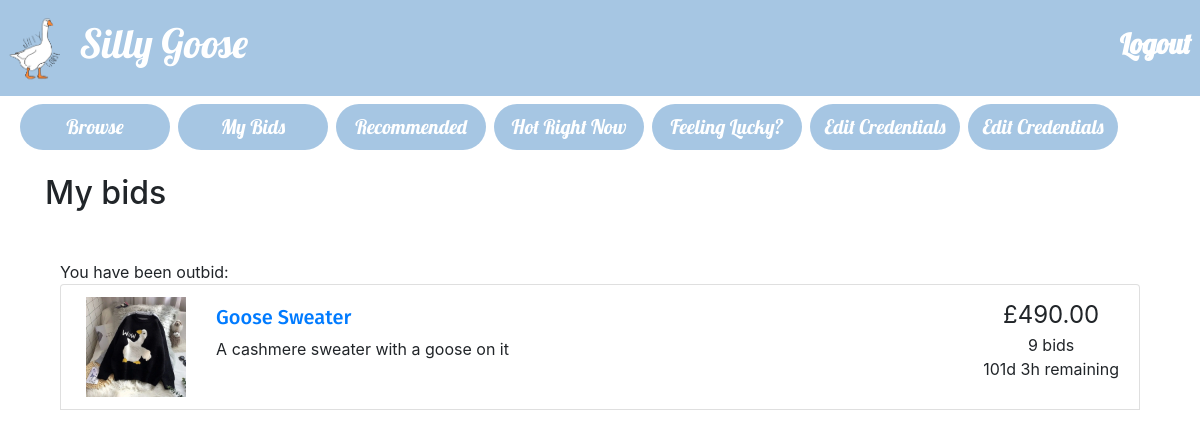
The page /mybids.php (signed in) on the database its author committed.
### tables this page shows
CREATE TABLE auctions (
  auctionID INT AUTO_INCREMENT PRIMARY KEY,
  sellerEmail VARCHAR(50),
  title VARCHAR(50),
  description VARCHAR(200),
  categoryName VARCHAR(50),
  reservePrice FLOAT(10,2),
  endDate DATETIME,
  startPrice FLOAT(10,2),
  picture VARCHAR(30)
);

### utilities.php (the view, shortened to what this page needs)
<?php
function display_time_remaining($interval) {
    if ($interval->days == 0 && $interval->h == 0) {
      $time_remaining = $interval->format('%im %Ss');
    }
    else if ($interval->days == 0) {
      $time_remaining = $interval->format('%hh %im');
    }
    else {
      $time_remaining = $interval->format('%ad %hh');
    }
  return $time_remaining;
}
function print_listing_li($item_id, $title, $desc, $price, $num_bids, $end_time, $image)
{
  if (strlen($desc) > 250) {
    $desc_shortened = substr($desc, 0, 250) . '...';
  }
  else {
    $desc_shortened = $desc;
  }
  if ($num_bids == 1) {
    $bid = ' bid';
  }
  else {
    $bid = ' bids';
  }
  $now = new DateTime();
  if ($now > $end_time) {
    $time_remaining = 'This auction has ended';
  }
  else {
    $time_to_end = date_diff($now, $end_time);
    $time_remaining = display_time_remaining($time_to_end) . ' remaining';
  }
  echo('
  <li class="list-group-item d-flex justify-content-between">
  <div style="width:100px;height:100px;white-space:nowrap;text-align:center">
  <span style="display: inline-block;height: 100%;vertical-align: middle"></span>
  <img class="cropped" alt="" src="images/'.$image.'" style="max-width:100px;max-height:100px;overflow:hidden;vertical-align:middle">
  </div>
  <div class="p-2 mr-5" style="max-width:700px;width:100%"><h5><a href="listing.php?item_id=' . $item_id . '">' . $title . '</a></h5>' . $desc_shortened . '</div>
  <div class="text-center text-nowrap"><span style="font-size: 1.5em">£' . number_format($price, 2) . '</span><br/>' . $num_bids . $bid . '<br/>' . $time_remaining . '</div>
  </li>'
  );
}
function query($query) {
  $connection = mysqli_connect($dbhost,$dbuser,$dbpass,$dbname);
  $result = mysqli_query($connection,$query);
  return $result;
}
?>

### mybids.php
<?php include_once("header.php")?>
<?php require("utilities.php")?>
<link rel="stylesheet" href="../css/custom.css">
<div class="container">
<h2 class="my-3">My bids</h2>
<div class="container mt-5">
<ul class="list-group">
<?php
  $email = $_SESSION['username'];
  $sql = "SELECT a.auctionID, a.title, a.description, a.endDate, a.startPrice, a.picture
  from auctions as a WHERE a.auctionID IN (SELECT auctionID FROM `bids` WHERE  buyerEmail = '$email')";
  $result = query($sql);
  $num_results = mysqli_num_rows($result);
  if ($num_results>0) {
    while ($row = $result->fetch_assoc()) {
      $item_id = $row['auctionID'];
      $title = $row['title'];
      $desc = $row['description'];
      $startPrice = $row['startPrice'];
      $end_time = new DateTime($row['endDate']);
      $image = $row['picture'];
      $x = query("Select COALESCE(COUNT(auctionID),0) as count from bids where auctionID = $item_id");
      $y = $x->fetch_assoc();
      $num_bids = $y['count'];
      if ($num_bids == 0) {
        $price = $startPrice;
      }
      else {
        $h = query("select COALESCE(MAX(bidValue),$startPrice) as price from bids where auctionID=$item_id");
        $o = $h->fetch_assoc();
        $price = $o['price'];
      }
      $t = query("SELECT buyerEmail from bids where auctionID=$item_id and bidValue IN(Select MAX(bidvalue) from bids where auctionID=$item_id)");
      $l = $t->fetch_assoc();
      $highestBidder = $l['buyerEmail'];
      if ($email!=$highestBidder){
        echo("You have been outbid:");
        }
      else{
        echo("You are the highest bidder:");
      }
      print_listing_li($item_id, $title, $desc, $price, $num_bids, $end_time, $image );
      echo("<br>");
    }
  }
  else if ($num_results==0){
    echo('No results found');
  }
?>
<?php include_once("footer.php")?>

### header.php (style rules this page uses)
a { font-family: 'Fira Sans', sans-serif; }

### rows shown on the page
auctions: picture (picture), title "Goose Sweater", description "A cashmere sweater with a goose on it", price "490.00", num_bids "9", bid "bids"
